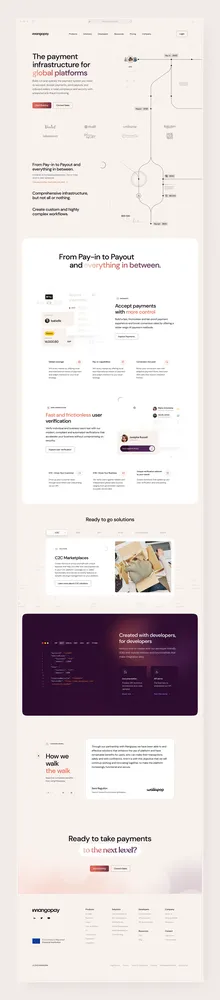
#> input picture _docs/assets/original-e1d809345b75cb4ee4426005599fb2b1.webp, 220 x 1000 px, shrunk from 2048 x 9318 before the run
$ python convert_to_landscape.py ../../../_docs/assets/original-e1d809345b75cb4ee4426005599fb2b1.webp
#> lines starting #> are read from the running program, lines starting #| are printed output that depends on the picture
#!/usr/bin/env python3
"""
Convert portrait JPG image to landscape orientation.
Supports two strategies:
  1. Rotate 90° clockwise or counter-clockwise (best for abstract/pattern images)
  2. Center-crop with optional zoom (best for keeping "top" of image visible)
"""

from PIL import Image
import argparse
from pathlib import Path


def main():
    parser = argparse.ArgumentParser(description="Convert a portrait image to landscape")
    parser.add_argument("input", help="Input image path")
    parser.add_argument("-o", "--output", help="Output image path (default: inplace overwrite)")
    parser.add_argument(
        "-s",
        "--strategy",
        choices=["rotate_cw", "rotate_ccw", "crop"],
        default="rotate_cw",
        help="Conversion strategy (default: rotate_cw)",
    )
    parser.add_argument(
        "-z",
        "--zoom",
        type=float,
        default=1.0,
        help="Crop zoom factor (>1 zooms in, <1 zooms out). Only used with --strategy crop",
    )
    parser.add_argument(
        "-q", "--quality", type=int, default=95, help="JPEG output quality (default: 95)"
    )
    args = parser.parse_args()

    input_path = Path(args.input).resolve()
    output_path = Path(args.output).resolve() if args.output else input_path

    if not input_path.exists():
        print(f"Error: file not found: {input_path}")
        raise SystemExit(1)

    with Image.open(input_path) as img:
#> img is the input picture: PIL image 220x1000 RGB; mean R, G, B 228.1, 220.8, 220.3
        if img.mode in ("RGBA", "P"):
            img = img.convert("RGB")

        w, h = img.size
#> w = 220; h = 1000
        print(f"Original size: {w}x{h}")
#| Original size: 220x1000

        if w >= h:
            print("Image is already landscape or square — no conversion needed.")
            img.save(output_path, quality=args.quality, optimize=True)
            print(f"Saved to: {output_path}")
            return

        if args.strategy == "rotate_cw":
            converted = img.rotate(-90, expand=True)
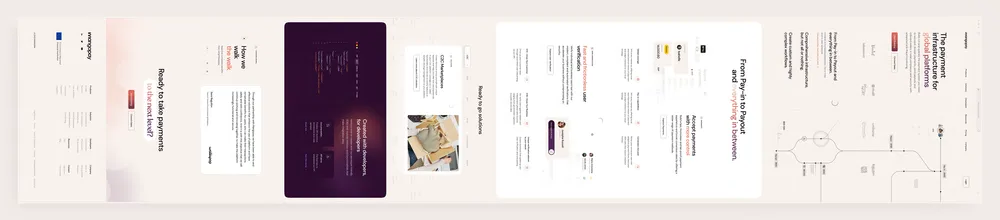
#> converted: PIL image 1000x220 RGB; mean R, G, B 228.1, 220.8, 220.3
        elif args.strategy == "rotate_ccw":
            converted = img.rotate(90, expand=True)
        elif args.strategy == "crop":
            target_w = int(h * args.zoom)
            target_h = int(h * args.zoom)
            left = (w - target_w) // 2
            top = (h - target_h) // 2
            right = left + target_w
            bottom = top + target_h
            converted = img.crop((left, top, right, bottom))
            if converted.size[0] < converted.size[1]:
                converted = converted.rotate(-90, expand=True)
        else:
            raise SystemExit(1)

        print(f"Converted size: {converted.size[0]}x{converted.size[1]}")
#| Converted size: 1000x220
        converted.save(output_path, quality=args.quality, optimize=True)
        print(f"Saved to: {output_path}")


if __name__ == "__main__":
    main()
